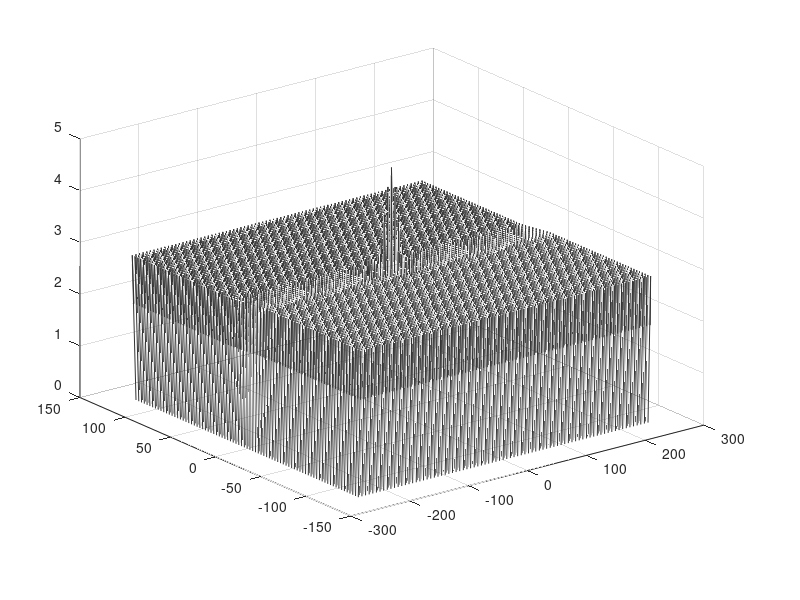

This chart was generated by the following MATLAB code: (Note: this script raises an error after producing the figure.)
%% set f in multi points 

   close all; clear; clc; 
    
%% add BN
% 3D streamline in B field

%     close all;clear;clc
    % 12-22 22:29 CS event
    B0 = 0; % nT
    B01 = -13; B02 = -13; 
    BG = 13.54;
    BH0 = 10;
    Bn = 3.0;
    N1 = -15; N2 = 15; N3 = -13; N4 = 13; L3 = N3*2; L4 = N4*2; % km
    a1 = 15; a2 = 15; a3 = 15; a4 = 15; a5 = a3*2; a6 = a4*2; % km
    De = 2.6; % km
        
    tic
    % figure
    figure(20)
    xSize=850; ySize=600;
    set(gcf,'Position',[100 100 xSize ySize]);
    set(gca,'Position',[0.10,0.14,0.78,0.78]);
    
%     XLim = [-60, 60];
%     YLim = [-30, 30];
%     ZLim = [-40, 80];
%     XLim = [-60, 60]*2;
%     YLim = [-30, 30]*2;
%     ZLim = [-40, 80]*2;
    XLim = [-60, 60];
    YLim = [-30, 30];
    ZLim = [-20, 80];

    % quiver3
    Lmax0 = 320*2; Mmax0 = 240*2; Nmax0 = 160*2; 
    L2_v0 = linspace(-Lmax0,Lmax0,81);
    Y2_v0 = linspace(-Nmax0,Nmax0,81);
%     L2_v0 = -Lmax0:16:Lmax0; % km
%     Y2_v0 = -Nmax0:8:Nmax0; % km, N
%     L2_v0 = -160:16:160; % km
%     Y2_v0 = -80:8:80; % km, N
%     Z2_v0 = -120:24:120; % km, M
    Z2_v0 = 0*De; % km, M
    
    [LL2_v0,YY2_v0,ZZ2_v0] = meshgrid(L2_v0,Y2_v0,Z2_v0);
    BL22_v0 = B0 + B01*tanh((YY2_v0-N1)/a1) + B02*tanh((YY2_v0-N2)/a2);
    BY22_v0 = YY2_v0*0 + Bn;
    BG22_v0 = YY2_v0*0 + BG;
    BH22_v0 = BH0*(exp(-(YY2_v0-N3).^2/a3^2)-exp(-(YY2_v0-N4).^2/a4^2)).*(exp(-(LL2_v0-L3).^2/a5^2)-exp(-(LL2_v0-L4).^2/a6^2));
    BZ22_v0 = BG22_v0 + BH22_v0;
    De = 2.6; % km
    LL2_v0 = LL2_v0/De; ZZ2_v0 = ZZ2_v0/De; YY2_v0 = YY2_v0/De;
    q = quiver3(LL2_v0, YY2_v0,ZZ2_v0, BL22_v0,BY22_v0,BZ22_v0,  'Color', [0.2 0.2 0.2]);
    q.LineWidth = 1.2;
    q.MaxHeadSize = 0.2;
    
%     [startx,starty,startz] = meshgrid([10],[-20:5:20],[0]);
%     s = streamline(LL2_v0, YY2_v0,ZZ2_v0, BL22_v0, BY22_v0,BZ22_v0,  startx,starty,startz);
    
    % stream line 
%     Lmax0 = 320; Mmax0 = 240; Nmax0 = 160; 
    Lmax0 = 320*2; Mmax0 = 240*2; Nmax0 = 160*2; 
    L2_v1 = linspace(-Lmax0,Lmax0,201);
    Y2_v1 = linspace(-Nmax0,Nmax0,201);
    Z2_v1 = linspace(-Mmax0,Mmax0,201);
    
%     L2_v1 = -160:0.8:160; % km
%     Z2_v1 = -120:0.6:120; % km
%     Y2_v1 = -80:0.4:80; % km
%     L2_v1 = -Lmax0:0.8:Lmax0; % km
%     Y2_v1 = -Nmax0:0.4:Nmax0; % km
%     Z2_v1 = -Mmax0:0.6:Mmax0; % km
    
    [LL2_v1,YY2_v1,ZZ2_v1] = meshgrid(L2_v1,Y2_v1,Z2_v1);
    
    BL22_v1 = B0 + B01*tanh((YY2_v1-N1)/a1) + B02*tanh((YY2_v1-N2)/a2);
    BY22_v1 = YY2_v1*0 + Bn;
    BG22_v1 = YY2_v1*0 + BG;
    BH22_v1 = BH0*(exp(-(YY2_v1-N3).^2/a3^2)-exp(-(YY2_v1-N4).^2/a4^2)).*(exp(-(LL2_v1-L3).^2/a5^2)-exp(-(LL2_v1-L4).^2/a6^2));
    BZ22_v1 = BG22_v1 + BH22_v1;
    De = 2.6; % km
    LL2_v1 = LL2_v1/De; YY2_v1 = YY2_v1/De; ZZ2_v1 = ZZ2_v1/De;
    
%     Ltmp1 = -100:10:50; Ntmp1 = -30:5:-5;
    Ltmp1 = -150:10:50; Ntmp1 = -15; Mtmp1 = -30;
    [startx,starty,startz] = meshgrid(Ltmp1,Ntmp1,Mtmp1);
    s2 = streamline(LL2_v1, YY2_v1, ZZ2_v1, BL22_v1, BY22_v1, BZ22_v1, startx,starty,startz);
    for i = 1:length(s2)
        s2(i).Color = [0.8 0 0];
        s2(i).LineStyle = '-';
        s2(i).LineWidth = 1.5;
    end
    
%     Ltmp1 = -100:10:100; Ntmp1 = 0;
%     [startx,starty,startz] = meshgrid(Ltmp1,Ntmp1,[0]);
%     s = streamline(LL2_v1, YY2_v1, ZZ2_v1, BL22_v1, BY22_v1, BZ22_v1, startx,starty,startz);
%     for i = 1:length(s)
%         s(i).Color = [0 0.6 0];
%         s(i).LineStyle = '-';
%         s(i).LineWidth = 1.5;
%     end
%     
% %     Ltmp1 = -50:10:100; Ntmp1 = 5:5:30;
%     Ltmp1 = -50:10:100; Ntmp1 = 4;
%     [startx,starty,startz] = meshgrid(Ltmp1,Ntmp1,[0]);
%     s = streamline(LL2_v1, YY2_v1, ZZ2_v1, BL22_v1, BY22_v1, BZ22_v1, startx,starty,startz);
%     for i = 1:length(s)
%         s(i).Color = [0 0 0.8];
%         s(i).LineStyle = '-';
%         s(i).LineWidth = 1.5;
%     end
    
    toc
    
    xlabel(gca,'L (d_e)');
    ylabel(gca,'N (d_e)');
    zlabel(gca,'M (d_e)');
%     title(gca,['R_{0,LMN} = [',num2str(P1(1)),' ,',num2str(P1(2)),' ,',num2str(P1(3)),' ] de,    V_{0,LMN} = [',num2str(P1(4)),' ,',num2str(P1(5)),' ,',num2str(P1(6)),'] 10^3 km/s'],'fontsize',16)
    axis(gca, 'equal');
    %
    set(gca,'xlim',XLim); 
    set(gca,'ylim',YLim);
    set(gca,'Zlim',ZLim);
    set(gca,'YDir','reverse')
    set(gcf,'color','w')
    set(gca,'fontsize',18);
%     view(gca, [-15 30])
    view(3)

    
%% multi particles
%     close all
    tic
    % 12-22 22:29 CS event
    B0 = 0; % nT
    B01 = -13; B02 = -13; 
    BG = 13.54;
    BH0 = 10;
    Bn = 3.0;
    N1 = -15; N2 = 15; N3 = -13; N4 = 13; L3 = N3*2; L4 = N4*2; % km
    a1 = 15; a2 = 15; a3 = 15; a4 = 15; a5 = a3*2; a6 = a4*2; % km
    
    N = -80:0.4:80; % km
    L = -160:0.8:160; % km
    [LL,NN] = meshgrid(L,N);
    
    BL2 = B0 + B01*tanh((NN-N1)/a1) + B02*tanh((NN-N2)/a2);
    BN2 = NN*0 + Bn;
    BG2 = NN*0 + BG;
    BH2 = BH0*(exp(-(NN-N3).^2/a3^2)-exp(-(NN-N4).^2/a4^2)).*(exp(-(LL-L3).^2/a5^2)-exp(-(LL-L4).^2/a6^2));
    BM2 = BG2 + BH2;
    Bt2 = sqrt(BL2.^2+BM2.^2+BN2.^2);
    De = 2.6; % km
    LL = LL/De; NN = NN/De;
    Xl0 = 140/De; Zl0 = 70/De;
    
    % ----------- test particle ----------------
    % 5.1. parameters
    Dem = 2600;                    % electron inertial length; [m]
    mp = 0;                         % electron;
    % Axis-X:L, Axis-Y:-N, Axis-Z:M, 
    B0 = 0e-9; % nT
    B01 = -13e-9; B02 = -13e-9; % two step Harris current sheet B0
    BG = 13.54e-9; % Guide field 
    BH0 = 10e-9;
    Bn = 3.0e-9;
    N1 = -15; N2 = 15; N3 = -13; N4 = 13; L3 = N3*2; L4 = N4*2; % km
    DNa1 = 15; DNa2 = 15; DNa3 = 15; DNa4 = 15; DNa5 = DNa3*2; DNa6 = DNa4*2; % km, Harris current sheet half thickness 
    NZ = [N1,N2,N3,N4,L3,L4]*1e3; % m
    DNZ = [DNa1,DNa2,DNa3,DNa4,DNa5,DNa6]*1e3; % m
    
    EX0 = 0.;
    EY0 = 0.; % 3.0e-3;                      % [V/m]
    EZ0 = 0.;
    
    dsweep = 100;                    % sweep length: 10 m;
    trange = [0,0.080]; % s
    nsweep = 8000;
    % polyfit parameters [BL -- EN];
    pp = [0    0    0];     
    
    % figure
    figure(21)
    xSize=850; ySize=600;
    set(gcf,'Position',[100 100 xSize ySize]);
    set(gca,'Position',[0.10,0.14,0.78,0.78]);
    
%     XLim = [-Xl0, Xl0];
%     YLim = [-Zl0, Zl0];
%     ZLim = [-30,30]; 
%     XLim = [-60, 60];
%     YLim = [-30, 30];
%     ZLim = [-40, 40];

    XLim = [-60, 60];
    YLim = [-30, 30];
    ZLim = [-20, 80];
    
    color_bg_up = [220 220 220]/256;
    color_bg_down = [230 245 242]/256;
    color_curve = [194, 80, 124]/256;
    color_curve_pro = [0, 0, 0,100]/256;
    
    % --------------- set parameters ----------------
    Vtt = 10; % 1e6 m/s
%     ePA = 10:20:170; % degree

%     ePA  = 180;
%     Vtt = 5:5:15; % 1e6 m/s

%     ePA = 0:10:90; % degree
%     Ltmp = -10; Mtmp = 10; Ntmp = -8; % de

    ePA = 0:10:80; % degree
    ptmp = [-60.2 -14.8 -24.7]; % xyz

%     ePA = 90:10:180; % degree
% %     ptmp = [-60.0 14.9 109.4]; % xyz
%     ptmp = [-70.0 14.9 109.4]; % xyz

        
    Ltmp = ptmp(1); Mtmp = ptmp(3); Ntmp = ptmp(2); % de

%     ePA = 90:10:180; % degree
%     ePA = 90:10:270; % degree
%     Ltmp = 7; Mtmp = 70; Ntmp = 6; % de
    
    
    
    % get color map
    clrs = get_clrs(length(ePA));
%     clrs = get_clrs(length(Vtt));

%     Vtt = 5:5:40; % 1e6 m/s
%     ePA = 25; % degree
%     % get color map
%     clrs = get_clrs(length(Vtt));
    
    hold on
    hd1 = surf(LL,NN,NN*0+0,Bt2);
    shading('flat');
    colormap(gca,othercolor('BuDRd_18')); 
    h = colorbar;
    h.Label.String = 'B_t (nT)';
    h.Position = [0.8725 0.3100 0.0174 0.4150];
    
    
    % test particle parameter

%     Ltmp = 10; Mtmp = 40; Ntmp = -4; % de
%     Ltmp = 30; Mtmp = 70; Ntmp = -4; % de
%     Ltmp = 40; Mtmp = 60; Ntmp = -4; % de
%     Ltmp = 30; Mtmp = 60; Ntmp = -4; % de
%     Ltmp = 30; Mtmp = 70; Ntmp = -4; % de
%     Ltmp = -10; Mtmp = 10; Ntmp = -4; % de
    
    Bvectmp = get_Bvec(Ltmp,Mtmp,Ntmp,Dem,B0,B01,B02,BG,BH0, Bn, NZ, DNZ);
    % VLtmp =-20; VMtmp = 0; VNtmp =0;
    tmpdir = [0,0,1];
%     tmpdir = [0,1,0];
    tmpdir2 = cross(tmpdir,Bvectmp);
    tmpdir2 = tmpdir2/norm(tmpdir2);
    
    %
    PAtot = [];
    tttot = [];
    RRxtot = [];
    RRytot = [];
    RRztot = [];
    VVxtot = [];
    VVytot = [];
    VVztot = [];
    
%     for kk = 1:length(Vtt)
% 
%         tmpdir3 = Bvectmp*cosd(ePA)+tmpdir2*sind(ePA);
%         VLtmp = Vtt(kk)*tmpdir3(1);
%         VMtmp = Vtt(kk)*tmpdir3(3);
%         VNtmp = Vtt(kk)*tmpdir3(2);
        
    for kk = 1:length(ePA)

        tmpdir3 = Bvectmp*cosd(ePA(kk))+tmpdir2*sind(ePA(kk));
        VLtmp = Vtt*tmpdir3(1);
        VMtmp = Vtt*tmpdir3(3);
        VNtmp = Vtt*tmpdir3(2);

        P1 = [Ltmp,Mtmp,Ntmp, VLtmp,VMtmp,VNtmp];
        [PA1, tt1, RR1, VV1] = get_testparticle(P1,mp,Dem,B0,B01,B02,BG,BH0, Bn, EX0, EY0, EZ0, NZ, DNZ, pp, dsweep,trange,nsweep);
        plot3(RR1(1, 1)/Dem, RR1(1, 2)/Dem, RR1(1, 3)/Dem, 'o','MarkerSize', 9,'LineWidth', 1.8, 'color','k');  
        plot3(RR1(:, 1)/Dem, RR1(:, 2)/Dem, RR1(:, 3)/Dem, 'LineWidth', 2.0, 'color', clrs(kk,:)); 
%         plot3(RR1(:, 1)/Dem, RR1(:, 2)/Dem, RR1(:, 3)/Dem, 'LineWidth', 2.0, 'color', [0.1+abs(VLtmp)/50,0,0.9-abs(VLtmp)/50]); 
        PAtot = [PAtot,real(PA1)];
        tttot = [tttot,real(tt1)];
        RRxtot = [RRxtot,RR1(:,1)];
        RRytot = [RRytot,RR1(:,2)];
        RRztot = [RRztot,RR1(:,3)];
        VVxtot = [VVxtot,VV1(:,1)];
        VVytot = [VVytot,VV1(:,2)];
        VVztot = [VVztot,VV1(:,3)];
    
    end
    
    % quiver3
    q = quiver3(LL2_v0, YY2_v0,ZZ2_v0*0+0, BL22_v0,BY22_v0,BZ22_v0,  'Color', [0.2 0.2 0.2]);
    q.LineWidth = 1.2;
    q.MaxHeadSize = 0.2;
    
    % stream line
%     Ltmp1 = -100:10:50; Ntmp1 = -10; Mtmp1 = 0;
    Ltmp1 = -150:10:50; Ntmp1 = -16; Mtmp1 = -30;
    [startx,starty,startz] = meshgrid(Ltmp1,Ntmp1,Mtmp1);
    s1 = streamline(LL2_v1, YY2_v1, ZZ2_v1, BL22_v1, BY22_v1, BZ22_v1, startx,starty,startz);
    for i = 1:length(s1)
%         s(i).Color = [0.8 0 0];
        s1(i).Color = 'm';
        s1(i).LineStyle = '-';
        s1(i).LineWidth = 1.8;
    end
    
    % stream line
    Ltmp1 = -100:10:50; Ntmp1 = -4; Mtmp1 = 0;
    [startx,starty,startz] = meshgrid(Ltmp1,Ntmp1,Mtmp1);
    s2 = streamline(LL2_v1, YY2_v1, ZZ2_v1, BL22_v1, BY22_v1, BZ22_v1, startx,starty,startz);
    for i = 1:length(s2)
        s2(i).Color = [0 0 0];
        s2(i).LineStyle = '-';
        s2(i).LineWidth = 1.8;
    end
    
%     % stream line
%     Ltmp1 = -100:10:100; Ntmp1 = 0; Mtmp1 = 0;
%     [startx,starty,startz] = meshgrid(Ltmp1,Ntmp1,Mtmp1);
%     s = streamline(LL2_v1, YY2_v1, ZZ2_v1, BL22_v1, BY22_v1, BZ22_v1, startx,starty,startz);
%     for i = 1:length(s)
%         s(i).Color = [0 0.4 0];
%         s(i).LineStyle = '-';
%         s(i).LineWidth = 1.8;
%     end
    
%     % stream line
% %     Ltmp1 = -50:10:100; Ntmp1 = 5:5:30;
%     Ltmp1 = -50:10:100; Ntmp1 = 10;  Mtmp1 = 0;
%     [startx,starty,startz] = meshgrid(Ltmp1,Ntmp1,Mtmp1 );
%     s = streamline(LL2_v1, YY2_v1, ZZ2_v1, BL22_v1, BY22_v1, BZ22_v1, startx,starty,startz);
%     for i = 1:length(s)
%         s(i).Color = [0 0 0.8];
%         s(i).LineStyle = '-';
%         s(i).LineWidth = 1.8;
%     end
    
    
    % background color
    fill3([XLim(1) XLim(2) XLim(2) XLim(1)], [YLim(1), YLim(1), YLim(1), YLim(1)], ...
        [ZLim(1), ZLim(1), ZLim(2), ZLim(2)], color_bg_up,'FaceAlpha',0.4);       % left up
    fill3([XLim(2) XLim(2) XLim(2) XLim(2)], [YLim(2), YLim(1), YLim(1), YLim(2)], ...
        [ZLim(1), ZLim(1), ZLim(2), ZLim(2)], color_bg_up,'FaceAlpha',0.4);       % right up
    fill3([XLim(1) XLim(2) XLim(2) XLim(1)], [YLim(1), YLim(1), YLim(2), YLim(2)], ...
        [ZLim(1), ZLim(1), ZLim(1), ZLim(1)], color_bg_up,'FaceAlpha',0.4);       % down
    
%     plot3([XLim(1) XLim(2)],[-Ntmp,-Ntmp],[ZLim(1), ZLim(1)],'color','b','Linestyle','--','Linewidth',2.5)
%     plot3([XLim(1) XLim(2)],[-10,-10],[ZLim(1), ZLim(1)],'color','m','Linestyle','--','Linewidth',2.5)
    
    hold off
    xlabel(gca,'L (d_e)');
    ylabel(gca,'N (d_e)');
    zlabel(gca,'M (d_e)');
%     title(gca,['R_{0,LMN} = [',num2str(P1(1)),' ,',num2str(P1(2)),' ,',num2str(P1(3)),' ] de,    V_{0,LMN} = [',num2str(P1(4)),' ,',num2str(P1(5)),' ,',num2str(P1(6)),'] 10^3 km/s'],'fontsize',16)
    axis(gca, 'equal');
    %
    set(gca,'xlim',XLim); 
    set(gca,'ylim',YLim);
    set(gca,'Zlim',ZLim);
    grid on
    caxis(gca, [7.5,30])
    set(gca,'YDir','reverse')
    set(gcf,'color','w')
    set(gca,'fontsize',18);
    view(gca, [-15 30])
    toc
    

    %% pitch angle

    figure(31)
    xSize=850; ySize=250;
    set(gcf,'Position',[100 400 xSize ySize]);
    set(gca,'Position',[0.10,0.22,0.84,0.73]);
    
    tic
    
    hold on
    for kk = 1:length(ePA)
        
%         tmpdir3 = Bvectmp*cosd(ePA(kk))+tmpdir2*sind(ePA(kk));
%         VLtmp = Vtt*tmpdir3(1);
%         VMtmp = Vtt*tmpdir3(3);
%         VNtmp = Vtt*tmpdir3(2);
%         
% %         VLtmp = Vtt*cosd(ePA(kk))*Bvectmp(1);
% %         VMtmp = Vtt*cosd(ePA(kk))*Bvectmp(3);
% %         VNtmp = Vtt*sind(ePA(kk));
% 
%         P1 = [Ltmp,Mtmp,Ntmp, VLtmp,VMtmp,VNtmp];
%         [PA1, tt1, RR1, VV1] = get_testparticle(P1,mp,Dem,B0,B01,B02,BG,BH0, Bn, EX0, EY0, EZ0, NZ, DNZ, pp, dsweep,trange,nsweep);
%         
        plot(tt1*1e3, PAtot(:,kk), 'color',clrs(kk,:),'linestyle','-','linewidth',1.2)

    end
    
    plot([0,100], [90,90], 'color','k','linestyle','--','linewidth',1.2)

    hold off
    toc
    
    xlabel('T (ms)');
    ylabel('PA (º)');
    set(gca,'xlim',[0,80]);
    set(gca,'ylim',[0 180]);
    grid on
    set(gca,'fontsize',17)
    set(gca,'box','on')
    set(gcf,'color','w')
    hd1 = gca;
    hd1.LineWidth = 1.0;
    
    %% particle trajectory
    
%     figure(41)
%     xSize=850; ySize=250;
%     set(gcf,'Position',[100 400 xSize ySize]);
%     set(gca,'Position',[0.10,0.22,0.84,0.73]);
    
    
    npanel1 = 3; 
    h = irf_plot(npanel1,'newfigure'); 
    xSize=850; ySize=750;
    set(gcf,'Position',[100 100 xSize ySize]);
    
    set(h(1),'Position',[0.12 0.12 0.20 0.60]);
    set(h(2),'Position',[0.32 0.12 0.60 0.60]);
    set(h(3),'Position',[0.32 0.72 0.60 0.20]);
    
    
    ip = 1;
    hold(h(ip),'on')
    for ii = 6:15 % 1:length(s1)
        plot(h(ip),s1(ii).YData, s1(ii).XData, 'color','m','linestyle','-','linewidth',1.0)
    end
%     for ii = 1:length(s2)
%         plot(h(ip),s2(ii).YData, s2(ii).XData, 'color','k','linestyle','-','linewidth',1.2)
%     end
    for kk = 1:length(ePA)
        plot(h(ip),RRytot(:,kk)/Dem, RRxtot(:,kk)/Dem, 'color',clrs(kk,:),'linestyle','-','linewidth',1.5)
    end
        plot(h(ip),RRytot(1,kk)/Dem, RRxtot(1,kk)/Dem, 'o','MarkerSize', 10,'LineWidth', 1.8, 'color','k');  
        
    hold(h(ip),'off')
    xlabel(h(ip),'N (de)');
    ylabel(h(ip),'L (de)');
    set(h(ip),'xlim',[-32,32]);
    set(h(ip),'ylim',[-80 80]);
    
    ip = 2;
    hold(h(ip),'on')
 
    for ii = 6:15 % 1:length(s1)
        plot(h(ip),s1(ii).ZData, s1(ii).XData, 'color','m','linestyle','-','linewidth',1.0)
    end
    for ii = 9 % 1:length(s1)
        plot(h(ip),s1(ii).ZData, s1(ii).XData, 'color','m','linestyle','-','linewidth',2.5)
    end
%     for ii = 1:length(s2)
%         plot(h(ip),s2(ii).ZData, s2(ii).XData, 'color','k','linestyle','-','linewidth',1.2)
%     end
    for kk = 1:length(ePA)
        plot(h(ip),RRztot(:,kk)/Dem, RRxtot(:,kk)/Dem, 'color',clrs(kk,:),'linestyle','-','linewidth',1.5)
    end
        plot(h(ip),RRztot(1,kk)/Dem, RRxtot(1,kk)/Dem, 'o','MarkerSize', 10,'LineWidth', 1.8, 'color','k'); 
        
    hold(h(ip),'off')
    xlabel(h(ip),'M (de)');
    ylabel(h(ip),' ');
    set(h(ip),'xlim',[-40,120]);
    set(h(ip),'ylim',[-80 80]);
    set(h(ip),'yticklabel',' ');
    
    ip = 3;
    hold(h(ip),'on')
    for kk = 1:length(ePA)
        plot(h(ip),RRztot(:,kk)/Dem, RRytot(:,kk)/Dem, 'color',clrs(kk,:),'linestyle','-','linewidth',1.2)
    end
        plot(h(ip),RRztot(1,kk)/Dem, RRytot(1,kk)/Dem, 'o','MarkerSize', 10,'LineWidth', 1.8, 'color','k');  
%     for ii = 1:length(s1)
%         plot(h(ip),s1(ii).ZData, s1(ii).YData, 'color','m','linestyle','-','linewidth',1.2)
%     end
        
    hold(h(ip),'off')
    xlabel(h(ip),' ');
    ylabel(h(ip),'N (de)');
    set(h(ip),'xlim',[-40,120]);
    set(h(ip),'ylim',[-32 32]);
    set(h(ip),'xticklabel',' ');
    
    for ii = 1:3
        grid(h(ii),'on')
        set(h(ii),'fontsize',17)
        set(h(ii),'box','on')
        h(ii).LineWidth = 1.0;
    end
    
    %
%     pos0 = [s1(9).XData;s1(9).YData;s1(9).ZData]';
    
    
    

    %% PA ~ N
    
    figure(51)
    xSize=850; ySize=250;
    set(gcf,'Position',[100 400 xSize ySize]);
    set(gca,'Position',[0.10,0.22,0.84,0.73]);
    
    tic
    hold on
    for kk = 1:9 %[1,3,5,7]
        plot(RRytot(:,kk)/Dem, PAtot(:,kk), 'color',clrs(kk,:),'linestyle','-','linewidth',1.2)
    end
    plot([-100,100], [90,90], 'color','k','linestyle','--','linewidth',1.2)
    hold off
    toc

    xlabel('N (de)');
    ylabel('PA (º)');
    set(gca,'xlim',[-20,20]);
    set(gca,'ylim',[0 180]);
    grid on
    set(gca,'fontsize',17)
    set(gca,'box','on')
    set(gcf,'color','w')
    hd1 = gca;
    hd1.LineWidth = 1.0;
    
    %%
    
    
    
    
    %% -------------------------------------------
    function result = get_clrs(ll)
        clrs0 = colormap(jet);
        s1=21; s2=241;
        
        if ll == 1
            result = clrs0(s1,:);
        else
            ds = floor((s2-s1)/(ll-1));
            ss = s1:ds:s2;
            result = clrs0(ss,:);
        end
        
    end
    
    
    
    
    function Bvec = get_Bvec(L,M,N,Dem,B0,B01,B02,BG,BH0, Bn, NZ, DNZ)
        
        BL2 = B0 + B01*tanh((N*Dem-NZ(1))/DNZ(1)) + B02*tanh((N*Dem-NZ(2))/DNZ(2));
        BH2 = BH0*(exp(-(N*Dem-NZ(3)).^2/DNZ(3)^2)-exp(-(N*Dem-NZ(4)).^2/DNZ(4)^2)).*(exp(-(L*Dem-NZ(5)).^2/DNZ(5)^2)-exp(-(L*Dem-NZ(6)).^2/DNZ(6)^2));
        BM2 = BG + BH2;
        
        Bsweep = [BL2, Bn, BM2];
        Bvec = Bsweep./norm(Bsweep);
        
    end
    
    %%
    function [PA1, tt1, RR1, VV1] = get_testparticle(P1,mp,Dem,B0,B01,B02,BG,BH0, Bn, EX0, EY0, EZ0, NZ, DNZ, pp, dsweep,trange,nsweep)
        R0 = [P1(1), P1(3), P1(2)]*Dem;               
        V0 = [P1(4), P1(6), P1(5)]*1e6;  % 1e6 m/s --> m/s  

%         trange1 = [0 0.010];                 % [s];
        trange1 = trange;                 % [s];
        Tarrow1 = 1;                        % time forward [1: forward; -1 backward];   
        % test particle
        [tt1, RR1, VV1] = leapfrog_lorentz_solver04(mp, R0, V0, trange1, Tarrow1, B0,B01,B02,BG,BH0, Bn, EX0, EY0, EZ0, NZ, DNZ, pp, dsweep,nsweep); 
        [Atheta1,Aphi1,PA1] = pitchangle(RR1, VV1, B0,B01,B02,BG,BH0, Bn, NZ, DNZ);
        
    end
    

    function results = get_testparticle_v2(P1,mp,Dem,B0,B01,B02,BG,BH0, Bn, EX0, EY0, EZ0, NZ, DNZ, pp, dsweep,trange,nsweep)
    
        R0 = [P1(1), P1(3), P1(2)]*Dem;               
        V0 = [P1(4), P1(6), P1(5)]*1e6; % 1e6 m/s --> m/s  

%         trange1 = [0 0.010];                 % [s];
        trange1 = trange;                 % [s];
        Tarrow1 = 1;                        % time forward [1: forward; -1 backward];   
        % test particle
        [tt1, RR1, VV1] = leapfrog_lorentz_solver04(mp, R0, V0, trange1, Tarrow1, B0,B01,B02,BG,BH0, Bn, EX0, EY0, EZ0, NZ, DNZ, pp, dsweep,nsweep); 
        [Atheta1,Aphi1,PA1] = pitchangle(RR1, VV1, B0,B01,B02,BG,BH0, Bn, NZ, DNZ);
        
        results = cell(6,1);
        results{1} = Atheta1; results{2} = Aphi1; results{3} = PA1; results{4} = tt1; results{5} = RR1; results{6} = VV1;
        
    end

%% ---------------------------- Leapfrog Solver ---------------------------
    function [tt, RR, VV] = leapfrog_lorentz_solver04(mp, R0, V0, trange, Tarrow, B0,B01,B02,BG,BH0, Bn, EX0, EY0, EZ0, NZ, DNZ, pp, dsweep,nsweep)
%     tic;
    units = irf_units; 
    if mp == 0 
        Mp = units.me;
        Qp = units.e * (-1);
    else
        Mp = units.mp * mp;
        Qp = units.e * mp;
    end
    Vminus = V0;
    RR = R0;
    VV = V0;
    % make Time reversal parameter;
    if Tarrow > 0.5
        Trev = 1;
        Vrev = 1;
        Brev = 1;
        Erev = 1;
        disp(['*NOTE*: Time forward ', num2str(trange(1)), ' --------> ', num2str(trange(2))]);
    elseif Tarrow < -0.5
        Trev = -1;
        Vrev = -1;
        Brev = -1;
        Erev = 1;   
        disp(['*NOTE*: ', num2str(trange(2)), ' <-------- ', num2str(trange(1)), ' Time backward']);
    end    
    
%  load E & B field
    r0 = R0;
 
    % T-Symmetry for initia velocity & time
    Vminus = Vminus * Vrev;
    trange = trange * Trev;
    t0 = trange(1);
    tt = trange(1);

    while (t0 <=trange(2))
        % 1. compute EB field

        BL2 = B0 + B01*tanh((r0(2)-NZ(1))/DNZ(1)) + B02*tanh((r0(2)-NZ(2))/DNZ(2));
        BH2 = BH0*(exp(-(r0(2)-NZ(3)).^2/DNZ(3)^2)-exp(-(r0(2)-NZ(4)).^2/DNZ(4)^2)).*(exp(-(r0(1)-NZ(5)).^2/DNZ(5)^2)-exp(-(r0(1)-NZ(6)).^2/DNZ(6)^2));
        BM2 = BG + BH2;
        
        Bsweep = [BL2, Bn, BM2];
        
        Esweep = [EX0, EY0, EZ0];
        Esweep(3) = polyval(pp, Bsweep(1)*1e9) * 1e-3;
        
        % DT: delte Time
            % fce = abs(Qp) * BX0/Mp/2/pi;
            % DT = dt * 1/fce;
%             Vamp_tmp = norm(Vminus);
%             DT = dsweep / Vamp_tmp;
%             DT=0.03/3e3;
            DT = trange(2)/nsweep;
        % for T-Symmetry
            Bsweep = Brev * Bsweep;
            Esweep = Erev * Esweep;
    
        % Leapfrog scheam
        vminus = Vminus + DT * Qp * Esweep / 2 / Mp;        % Eqn. (8-5-6)
        tvec = DT/2 * Qp * Bsweep / Mp;                     % Eqn. (8-5-12)
        svec = DT * Qp * norm(Bsweep) / Mp /(1+(norm(tvec))^2) * Bsweep/norm(Bsweep); % Eqn. (8-5-13)
        avec = vminus + cross(vminus, tvec);                % Eqn. (8-5-14)
        vplus = vminus + cross(avec, svec);                 % Eqn. (8-5-15)
        Vplus = vplus + DT * Qp/2/Mp * Esweep;              % Eqn. (8-5-5)
        
        % one step forward
        tt = [tt; tt(end)+DT];
        rr = r0 + DT * Vplus;
        RR = [RR; rr];
        VV = [VV; Vplus];
        
        % prepare for next step
        t0 = tt(end);
        r0 = rr;
        Vminus = Vplus;
    end
    VV = VV * Tarrow;               % if Tarrow = -1; output VV is along time forward direction.
%     toc;
    end    
    
%% ------------------------------ Pitch Angle -----------------------------
    function [Atheta,Aphi,PA] = pitchangle(RR, VV, B0,B01,B02,BG,BH0, Bn, NZ, DNZ)
    
        % 1. basic
        ntt = length(RR);
        PA = zeros(ntt, 1);
        Atheta = zeros(ntt, 1);
        Aphi = zeros(ntt, 1);
        for ii = 1 : ntt
            rr = RR(ii, :);
            vv = VV(ii, :);

            BL2 = B0 + B01*tanh((rr(2)-NZ(1))/DNZ(1)) + B02*tanh((rr(2)-NZ(2))/DNZ(2));
            BH2 = BH0*(exp(-(rr(2)-NZ(3)).^2/DNZ(3)^2)-exp(-(rr(2)-NZ(4)).^2/DNZ(4)^2)).*(exp(-(rr(1)-NZ(5)).^2/DNZ(5)^2)-exp(-(rr(1)-NZ(6)).^2/DNZ(6)^2));
            BM2 = BG + BH2;

            Btmp = [BL2, Bn, BM2];

            PA(ii) = acosd(dot(vv, Btmp)/norm(vv)/norm(Btmp));
            Atheta(ii) = acosd(vv(3)./norm(vv)); % tht_angle: polar angle
            if vv(2)>0
                 Aphi(ii) = acosd(vv(1)./sqrt(vv(1)^2+vv(2)^2));
            else
                 Aphi(ii) = 360-acosd(vv(1)./sqrt(vv(1)^2+vv(2)^2));
            end
            
        end
    end
    
    %%
    
    
    
    
    
    
